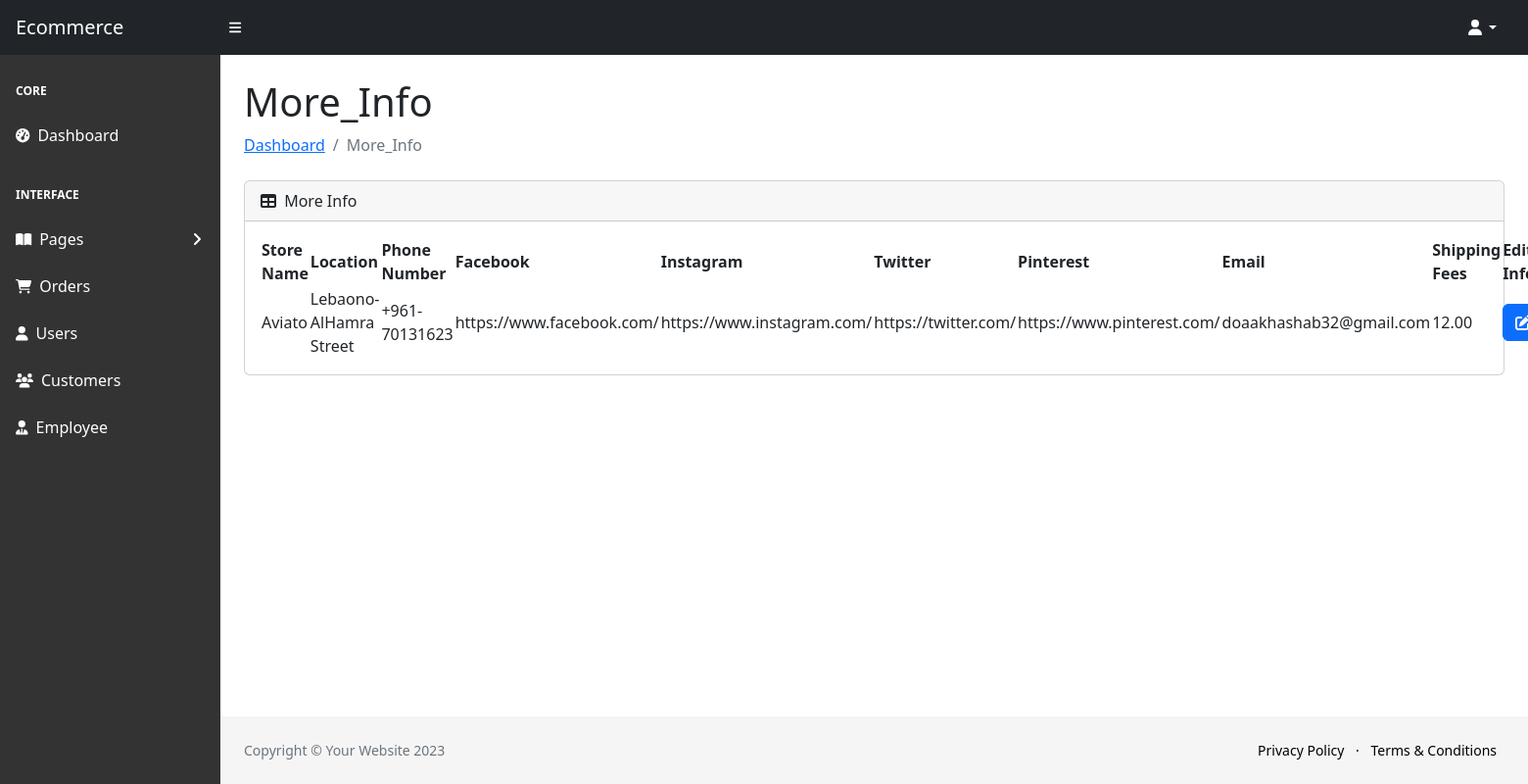
Screenshot of /adminPanelSherke/adminPanelSherke/moreinfo.php with the database file from the repository.
### tables this page shows
CREATE TABLE `moreinfo` (
  `name` varchar(255) NOT NULL,
  `number` varchar(255) NOT NULL,
  `facebook` varchar(255) NOT NULL,
  `instagram` varchar(255) NOT NULL,
  `twitter` varchar(255) NOT NULL,
  `pinterest` varchar(255) NOT NULL,
  `location` varchar(255) NOT NULL,
  `email` varchar(255) NOT NULL,
  `shipping` decimal(10,2) NOT NULL
);

### adminPanelSherke/adminPanelSherke/class/DAL.class.php (called while the page is built, shortened)
<?php
class DAL
{
    public $servername = "localhost";
    public $username = "root";
    public $password = "";
    public $dbname = "level3-ecomerce";
    private function connect()
    {
        $conn = new mysqli($this->servername, $this->username, $this->password, $this->dbname);
        return $conn;
    }
    public function getdata($sql)
    {
        $conn = $this->connect();
        $result = $conn->query($sql);
        $results = $result->fetch_all(MYSQLI_ASSOC);
        return $results;
    }
}

### adminPanelSherke/adminPanelSherke/class/moreinfo.class.php (called while the page is built, shortened)
<?php
require_once('DAL.class.php');
class MoreInfo extends DAL
{
    function getAllInfo()
    {
        $sql = "SELECT * FROM moreinfo";
        return $this->getdata($sql);
    }
}

### adminPanelSherke/adminPanelSherke/moreinfo.php (the view, shortened to what this page needs)
<!DOCTYPE html>
<html lang="en">
<?php require_once("class/moreinfo.class.php"); ?>
<?php require_once('components/header.php'); ?>
<?php $info = new MoreInfo();
$allinfo = $info->getAllInfo(); ?>
<body class="sb-nav-fixed">
    <?php require_once('components/nav.php'); ?>
    <?php require_once('components/sidebar.php'); ?>
    <div id="layoutSidenav_content">
        <main>
            <div class="container-fluid px-4">
                <h1 class="mt-4">More_Info</h1>
                <ol class="breadcrumb mb-4">
                    <li class="breadcrumb-item active"><a href="index.php">Dashboard</a></li>
                    <li class="breadcrumb-item active">More_Info</li>
                </ol>
                <div class="card mb-4">
                    <div class="card-header">
                        <i class="fas fa-table me-1"></i>
                        More Info
                    </div>
                    <div class="card-body">
                        <table id="datatablesSimple">
                            <thead>
                                <tr>
                                    <th>
                                        Store Name
                                    </th>
                                    <th>
                                        Location
                                    </th>
                                    <th>
                                        Phone Number
                                    </th>
                                    <th>
                                        Facebook
                                    </th>
                                    <th>
                                        Instagram
                                    </th>
                                    <th>
                                        Twitter
                                    </th>
                                    <th>
                                        Pinterest
                                    </th>
                                    <th>
                                        Email
                                    </th>
                                    <th>
                                        Shipping Fees
                                    </th>
                                    <th>Edit Info</th>
                                </tr>
                            </thead>
                            <tbody>
                                <?php
                                foreach ($allinfo as $info) {
                                ?>
                                    <tr>
                                        <td><?php echo $info['name'] ?></td>
                                        <td><?php echo $info['location'] ?></td>
                                        <td><?php echo $info['number'] ?></td>
                                        <td><?php echo $info['facebook'] ?></td>
                                        <td><?php echo $info['instagram'] ?></td>
                                        <td><?php echo $info['twitter'] ?></td>
                                        <td><?php echo $info['pinterest'] ?></td>
                                        <td><?php echo $info['email'] ?></td>
                                        <td><?php echo $info['shipping'] ?></td>
                                        <td>
                                            <a class="btn btn-primary edit" data-name="<?php echo $info['name'] ?>" data-number="<?php echo $info['number'] ?>" data-facebook="<?php echo $info['facebook'] ?>" data-pinterest="<?php echo $info['pinterest'] ?>" data-twitter="<?php echo $info['twitter'] ?>" data-instagram="<?php echo $info['instagram'] ?>" data-email="<?php echo $info['email'] ?>" data-location="<?php echo $info['location'] ?>" data-shipping="<?php echo $info['shipping'] ?>" data-toggle="modal" data-target="#updatesliderModal"><i class="fas fa-edit"></i></a>
                                        </td>
                                    </tr>
                                <?php } ?>
                            </tbody>
                        </table>
                    </div>
                </div>
            </div>
        </main>
        <?php require_once('components/footer.php'); ?>
    </div>
    </div>
</body>

### rows the page displays
moreinfo: name "Aviato", location "Lebaono-AlHamra Street", number "+961-70131623", facebook "https://www.facebook.com/", instagram "https://www.instagram.com/", twitter "https://twitter.com/", pinterest "https://www.pinterest.com/", email "doaakhashab32@gmail.com", shipping "12.00"
